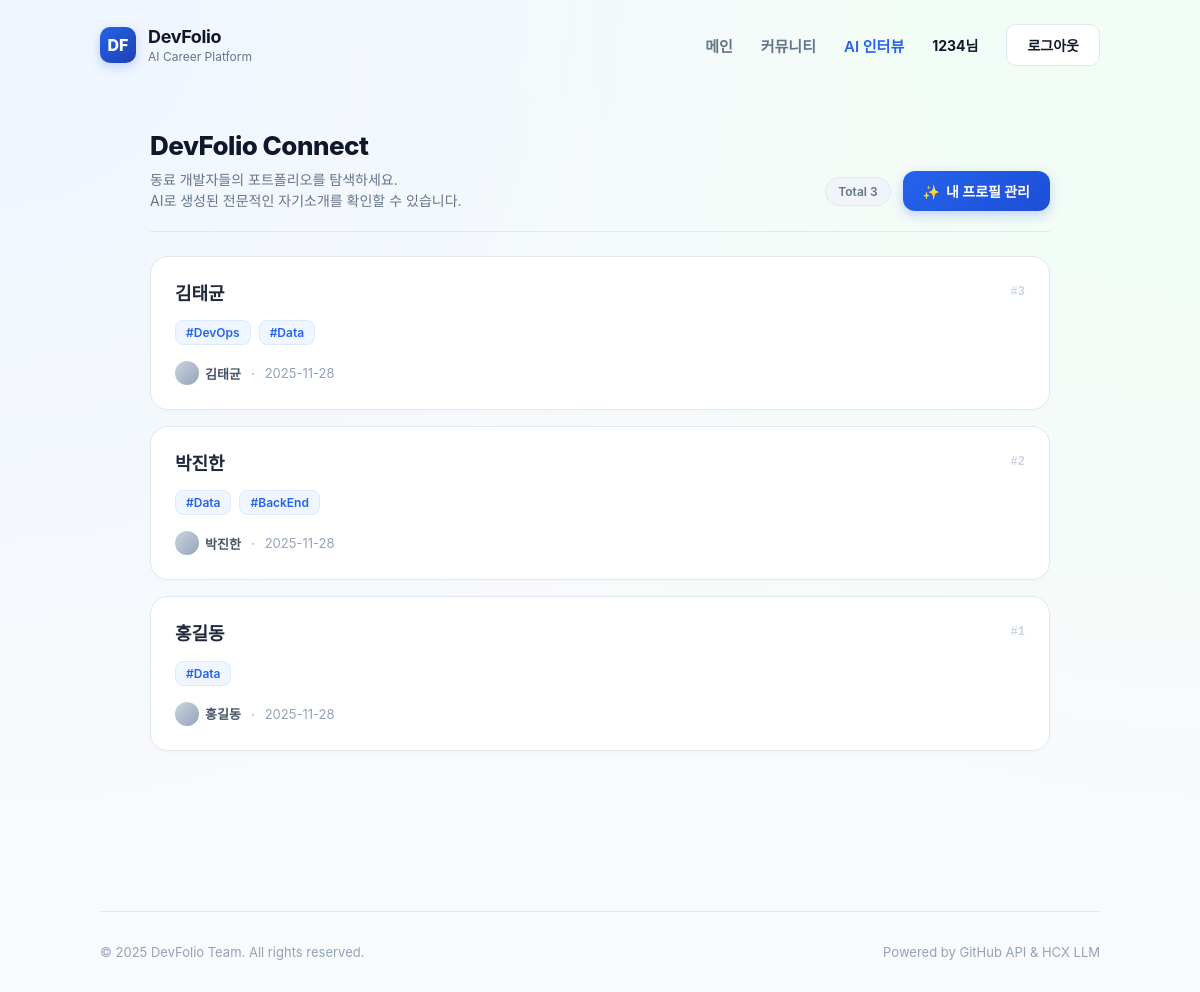
Screenshot of /board (signed in) with the database file from the repository.
### app/models.py (models this page shows)
class UserProfile(Base):
    __tablename__ = "user_profiles"
    id = Column(Integer, primary_key=True, index=True)
    user_id = Column(Integer, ForeignKey("users.id"), nullable=False, unique=True)
    user = relationship("User", back_populates="profile")
    display_name = Column(String(50), nullable=True)      # 이름(화면에 보이는 이름)
    major = Column(String(100), nullable=True)            # 전공
    email = Column(String(255), nullable=True)
    role_title = Column(String(100), nullable=True)       # ex) "Backend & DB 지향 개발자"
    headline = Column(String(200), nullable=True)         # 한 줄 소개
    values = Column(String(255), nullable=True)           # 가치관 리스트
    interests = Column(String(255), nullable=True)        # 관심 분야
    about_me = Column(Text, nullable=True)                # 자유 자기소개(요약용)
    tags = Column(String(500), nullable=True)
    github_url = Column(String(255), nullable=True)
    blog_url = Column(String(255), nullable=True)
    intro_raw_text = Column(Text, nullable=True)          # 사용자가 직접 입력한 자기소개 텍스트
    intro_features_json = Column(Text, nullable=True)     # Clova X가 추출한 특징 JSON (문자열로 저장)
    intro_html = Column(Text, nullable=True)              # 최종 생성된 소개 페이지 HTML
    created_at = Column(
        DateTime(timezone=True),
        server_default=func.now(),
    )

### app/api/routes_board.py (the view)
@router.get("")
def board_list(request: Request, db: Session = Depends(get_db)):
    posts = db.query(BoardPost).order_by(BoardPost.id.desc()).all()
    user = request.cookies.get("user")
    return templates.TemplateResponse(
        "board_list.html",
        {"request": request, "posts": posts, "user": user},
    )

### app/templates/board_list.html (shortened to what this page needs)
{% extends "base.html" %}
{% block content %}
  <div class="board-wrap">
    <header class="board-header">
      <div class="board-header-title">
        <h1>DevFolio Connect</h1>
        <p>
          동료 개발자들의 포트폴리오를 탐색하세요.<br>
          AI로 생성된 전문적인 자기소개를 확인할 수 있습니다.
        </p>
      </div>
      <div class="board-header-actions">
        <span class="stat-badge">
          {% if posts %} Total {{ posts|length }} {% else %} Total 0 {% endif %}
        </span>
        {% if user %}
          <a class="btn-primary" href="/profileGen">
            <span>✨</span> 내 프로필 관리
          </a>
        {% else %}
          <a class="btn-primary" href="/login">
            로그인 후 등록
          </a>
        {% endif %}
      </div>
    </header>
    {% if posts and posts|length > 0 %}
      <ul class="board-list">
        {% for post in posts %}
          <li class="board-item">
            <div class="board-item-content">
              <a href="/board/{{ post.id }}" class="board-item-title">
                {{ post.display_name or post.author or "익명" }}
              </a>
              <div class="board-tags">
                {% if post.tags %}
                   {% if post.tags is string %}
                      {% for tag in post.tags.split(',') %}
                        {% if tag.strip() %}
                          <span class="tag-badge">#{{ tag.strip() }}</span>
                        {% endif %}
                      {% endfor %}
                   {% else %}
                      <span class="tag-badge">#{{ post.tags }}</span>
                   {% endif %}
                {% endif %}
              </div>
              <div class="board-item-meta">
                <span class="author-name">
                  <span class="author-avatar"></span>
                  {{ post.author or "익명" }}
                </span>
                {% if post.created_at %}
                  <span>·</span>
                  <span>{{ post.created_at }}</span>
                {% endif %}
              </div>
            </div>
            <div class="board-item-id">#{{ post.id }}</div>
          </li>
        {% endfor %}
      </ul>
    {% endif %}
  </div>
{% endblock %}

### app/templates/base.html (style rules this page uses)
:root { --primary-600: #2563eb; --primary-700: #1d4ed8; --slate-900: #0f172a; --slate-600: #475569; --slate-500: #64748b; --slate-50: #f8fafc; --bg-gradient: radial-gradient(circle at 0 0, #eff6ff 0, transparent 55%), radial-gradient(circle at 100% 0, #f0fdf4 0, transparent 55%), #f8fafc; }
* { box-sizing: border-box; }
body { margin: 0; font-family: -apple-system, BlinkMacSystemFont, "Pretendard", "Segoe UI", sans-serif; background: var(--bg-gradient); color: var(--slate-900); min-height: 100vh; display: flex; flex-direction: column; }
a { color: inherit; text-decoration: none; }

### app/templates/board_list.html (style rules this page uses)
.board-wrap { margin-top: 32px; max-width: 900px; margin-left: auto; margin-right: auto; padding-bottom: 60px; }
.board-header { display: flex; justify-content: space-between; align-items: flex-end; gap: 16px; margin-bottom: 24px; padding-bottom: 20px; border-bottom: 1px solid #e2e8f0; }
.board-header-title h1 { font-size: 26px; font-weight: 800; color: #0f172a; margin: 0 0 8px; letter-spacing: -0.02em; }
.board-header-title p { margin: 0; font-size: 14px; color: #64748b; line-height: 1.5; }
.board-header-actions { display: flex; align-items: center; gap: 12px; flex-wrap: wrap; }
.btn-primary { display: inline-flex; align-items: center; gap: 6px; padding: 10px 20px; border-radius: 12px; border: none; background: linear-gradient(135deg, #2563eb, #1d4ed8); color: #ffffff; font-size: 14px; font-weight: 700; cursor: pointer; text-decoration: none; box-shadow: 0 4px 12px rgba(37,99,235,0.25); transition: all 0.2s cubic-bezier(0.4, 0, 0.2, 1); }
.stat-badge { display: inline-block; padding: 6px 12px; background: #f1f5f9; color: #64748b; border-radius: 999px; font-size: 12px; font-weight: 600; border: 1px solid #e2e8f0; }
.board-list { display: flex; flex-direction: column; gap: 16px; list-style: none; padding: 0; margin: 0; }
.board-item { background: #ffffff; border-radius: 18px; padding: 24px; border: 1px solid #e2e8f0; box-shadow: 0 2px 4px rgba(0,0,0,0.02); display: flex; justify-content: space-between; align-items: flex-start; gap: 20px; transition: all 0.2s ease-in-out; position: relative; }
.board-item-content { flex: 1; display: flex; flex-direction: column; gap: 10px; min-width: 0; }
.board-item-title { font-size: 18px; font-weight: 700; color: #1e293b; text-decoration: none; transition: color 0.2s; display: block; line-height: 1.4; }
.board-tags { display: flex; flex-wrap: wrap; gap: 8px; margin-top: 4px; }
.tag-badge { display: inline-flex; align-items: center; padding: 4px 10px; border-radius: 8px; background: #eff6ff; color: #2563eb; font-size: 12px; font-weight: 600; border: 1px solid #dbeafe; transition: background 0.2s; }
.board-item-meta { display: flex; align-items: center; gap: 10px; font-size: 13px; color: #94a3b8; margin-top: 6px; }
.author-name { color: #475569; font-weight: 600; display: flex; align-items: center; gap: 6px; }
.author-avatar { width: 24px; height: 24px; border-radius: 50%; background: linear-gradient(135deg, #cbd5e1, #94a3b8); display: inline-block; }
.board-item-id { font-size: 12px; color: #cbd5e1; font-family: monospace; font-weight: 600; align-self: flex-start; margin-top: 4px; }

### rows the page displays
UserProfile: display_name "김태균", strip "DevOps" "Data", created_at "2025-11-28", id "3"
UserProfile: display_name "박진한", strip "Data" "BackEnd", created_at "2025-11-28", id "2"
UserProfile: display_name "홍길동", strip "Data", created_at "2025-11-28", id "1"

### other values shown
{{ user }} "1234"
{{ posts|length }} "3"
